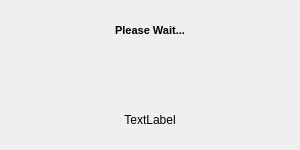
<?xml version="1.0" encoding="UTF-8"?>
<ui version="4.0">
 <class>FDYNLoadingDialog</class>
 <widget class="QDialog" name="FDYNLoadingDialog">
  <property name="geometry">
   <rect>
    <x>0</x>
    <y>0</y>
    <width>300</width>
    <height>150</height>
   </rect>
  </property>
  <property name="sizePolicy">
   <sizepolicy hsizetype="Fixed" vsizetype="Fixed">
    <horstretch>0</horstretch>
    <verstretch>0</verstretch>
   </sizepolicy>
  </property>
  <property name="minimumSize">
   <size>
    <width>300</width>
    <height>150</height>
   </size>
  </property>
  <property name="windowTitle">
   <string>Dialog</string>
  </property>
  <layout class="QVBoxLayout" name="verticalLayout">
   <item>
    <widget class="QLabel" name="topLabel">
     <property name="font">
      <font>
       <pointsize>8</pointsize>
       <weight>75</weight>
       <bold>true</bold>
      </font>
     </property>
     <property name="text">
      <string>Please Wait...</string>
     </property>
     <property name="alignment">
      <set>Qt::AlignCenter</set>
     </property>
     <property name="wordWrap">
      <bool>true</bool>
     </property>
    </widget>
   </item>
   <item>
    <widget class="QLabel" name="progressbar">
     <property name="text">
      <string/>
     </property>
     <property name="alignment">
      <set>Qt::AlignCenter</set>
     </property>
    </widget>
   </item>
   <item>
    <widget class="QLabel" name="bottomLabel">
     <property name="text">
      <string>TextLabel</string>
     </property>
     <property name="alignment">
      <set>Qt::AlignCenter</set>
     </property>
     <property name="wordWrap">
      <bool>true</bool>
     </property>
    </widget>
   </item>
  </layout>
 </widget>
 <resources/>
 <connections/>
</ui>
